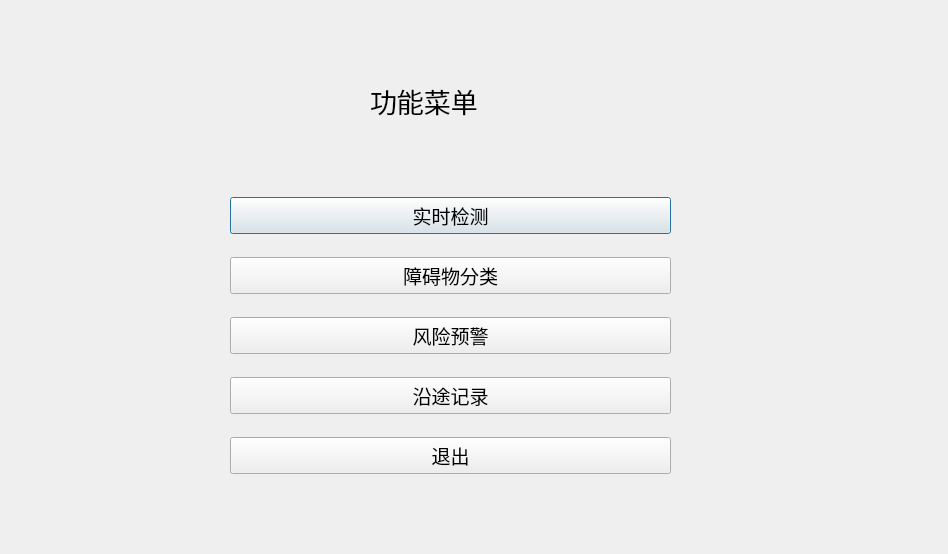
<?xml version="1.0" encoding="UTF-8"?>
<ui version="4.0">
 <class>Dialog</class>
 <widget class="QDialog" name="Dialog">
  <property name="geometry">
   <rect>
    <x>0</x>
    <y>0</y>
    <width>948</width>
    <height>554</height>
   </rect>
  </property>
  <property name="windowTitle">
   <string>Dialog</string>
  </property>
  <property name="styleSheet">
   <string notr="true"/>
  </property>
  <widget class="QWidget" name="verticalLayoutWidget">
   <property name="geometry">
    <rect>
     <x>230</x>
     <y>180</y>
     <width>441</width>
     <height>311</height>
    </rect>
   </property>
   <layout class="QVBoxLayout" name="verticalLayout">
    <item>
     <widget class="QPushButton" name="monitor">
      <property name="font">
       <font>
        <family>Adobe Arabic</family>
        <pointsize>14</pointsize>
       </font>
      </property>
      <property name="text">
       <string>实时检测</string>
      </property>
     </widget>
    </item>
    <item>
     <widget class="QPushButton" name="classify">
      <property name="font">
       <font>
        <family>Adobe Arabic</family>
        <pointsize>14</pointsize>
       </font>
      </property>
      <property name="text">
       <string>障碍物分类</string>
      </property>
     </widget>
    </item>
    <item>
     <widget class="QPushButton" name="warning">
      <property name="font">
       <font>
        <family>Adobe Arabic</family>
        <pointsize>14</pointsize>
       </font>
      </property>
      <property name="text">
       <string>风险预警</string>
      </property>
     </widget>
    </item>
    <item>
     <widget class="QPushButton" name="record">
      <property name="font">
       <font>
        <family>Adobe Arabic</family>
        <pointsize>14</pointsize>
       </font>
      </property>
      <property name="text">
       <string>沿途记录</string>
      </property>
     </widget>
    </item>
    <item>
     <widget class="QPushButton" name="exit">
      <property name="font">
       <font>
        <family>Adobe Arabic</family>
        <pointsize>14</pointsize>
       </font>
      </property>
      <property name="text">
       <string>退出</string>
      </property>
     </widget>
    </item>
   </layout>
  </widget>
  <widget class="QLabel" name="label">
   <property name="geometry">
    <rect>
     <x>370</x>
     <y>60</y>
     <width>151</width>
     <height>81</height>
    </rect>
   </property>
   <property name="font">
    <font>
     <family>Adobe Arabic</family>
     <pointsize>20</pointsize>
    </font>
   </property>
   <property name="text">
    <string>功能菜单</string>
   </property>
  </widget>
 </widget>
 <resources>
  <include location="../../source/source.qrc"/>
 </resources>
 <connections>
  <connection>
   <sender>record</sender>
   <signal>clicked()</signal>
   <receiver>Dialog</receiver>
   <slot>record()</slot>
   <hints>
    <hint type="sourcelabel">
     <x>281</x>
     <y>413</y>
    </hint>
    <hint type="destinationlabel">
     <x>175</x>
     <y>369</y>
    </hint>
   </hints>
  </connection>
  <connection>
   <sender>warning</sender>
   <signal>clicked()</signal>
   <receiver>Dialog</receiver>
   <slot>warning()</slot>
   <hints>
    <hint type="sourcelabel">
     <x>313</x>
     <y>353</y>
    </hint>
    <hint type="destinationlabel">
     <x>126</x>
     <y>296</y>
    </hint>
   </hints>
  </connection>
  <connection>
   <sender>classify</sender>
   <signal>clicked()</signal>
   <receiver>Dialog</receiver>
   <slot>classify()</slot>
   <hints>
    <hint type="sourcelabel">
     <x>312</x>
     <y>293</y>
    </hint>
    <hint type="destinationlabel">
     <x>130</x>
     <y>222</y>
    </hint>
   </hints>
  </connection>
  <connection>
   <sender>monitor</sender>
   <signal>clicked()</signal>
   <receiver>Dialog</receiver>
   <slot>monitor()</slot>
   <hints>
    <hint type="sourcelabel">
     <x>350</x>
     <y>233</y>
    </hint>
    <hint type="destinationlabel">
     <x>183</x>
     <y>142</y>
    </hint>
   </hints>
  </connection>
  <connection>
   <sender>exit</sender>
   <signal>clicked()</signal>
   <receiver>Dialog</receiver>
   <slot>exit()</slot>
   <hints>
    <hint type="sourcelabel">
     <x>308</x>
     <y>473</y>
    </hint>
    <hint type="destinationlabel">
     <x>112</x>
     <y>410</y>
    </hint>
   </hints>
  </connection>
 </connections>
 <slots>
  <slot>goto_function_page()</slot>
  <slot>monitor()</slot>
  <slot>classify()</slot>
  <slot>warning()</slot>
  <slot>record()</slot>
  <slot>exit()</slot>
 </slots>
</ui>
